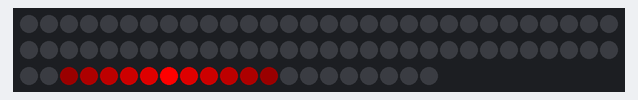
Bench run of a sketch on a simulated Arduino Uno, built with avr-gcc and run on an emulated ATmega328P. Shown: 81 RGB LEDs in strip order, left to right, continuing on the next row.

Above: at 0.46 s.
At 1.07 s:
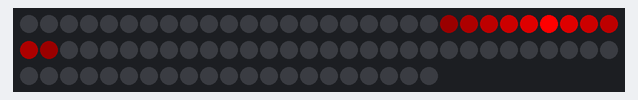
At 10.21 s:
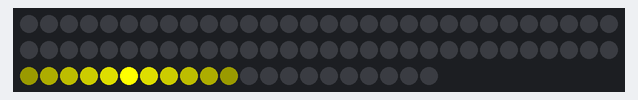
At 18.86 s:
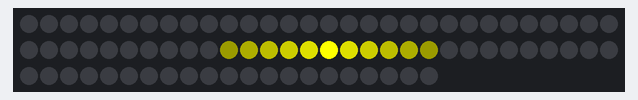
At 29.12 s:
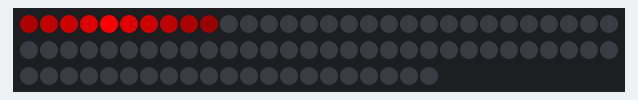
At 38.63 s:
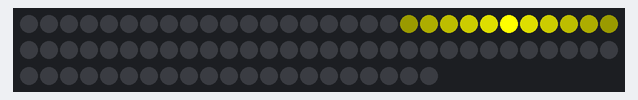

The sketch:

IM_no_input_production.ino
```cpp
#include <Adafruit_NeoPixel.h>
#include <math.h>

#define N_LEDS 81
#define PIN     0

Adafruit_NeoPixel strip = Adafruit_NeoPixel(N_LEDS, PIN, NEO_GRB + NEO_KHZ800);

void setup() {
  // initialize the pushbutton pin as an input:
  strip.begin();
  strip.show(); // Initialize all pixels to 'off'
//  Serial.begin(9600);
}

int span = 6;
int pos = strip.numPixels()+span, dir = -1; // Position, direction of "eye"
int speed_var = 10, speed_dir = 1;
int r = 1;
int g = 0;
int b = 0;
long count=0;

void loop() {
  chase();
//  rainbowCycle(speed_var);
}

void chase() {
  colorBand (r,g,b,span, pos);
  delay(speed_var);
  // Rather than being sneaky and erasing just the tail pixel,
  // it's easier to erase it all and draw a new one next time.
  for(int j=-span; j<= span; j++) strip.setPixelColor(pos+j, 0,0,0);
  // Bounce off ends of strip
  pos += dir;
  if(pos < 0-span ) {
    pos = strip.numPixels()+span;
    if (r==1 && g == 0) {
     r=1;
     g=1;
     b=0;
//     speed_var = speed_var+speed_dir;
//     if (speed_var < 2) {speed_dir = -speed_dir;}
//     if (speed_var > 100) {speed_dir = -speed_dir;}
    }
    else {
      r=1;
      g=0;
      b=0;
    }
  }
}

void colorBand(uint8_t r, uint8_t g, uint8_t b, uint8_t x, int pos) {
  double s = 100/x;

  for(double i=0; i<x; i++) {
    double V = (s*i/100);
    V = sqrt(V);
    V = 255-V*255;
    int r1 = r*V;
    int g1 = g*V;
    int b1 = b*V;
    if (r1 <=0 ) {r1=0;}
    if (g1 <=0 ) {g1=0;}
    if (b1 <=0 ) {b1=0;}
    if (pos+i > -1) {strip.setPixelColor(pos+i, r1, g1, b1);}
    if (pos-i > -1) {strip.setPixelColor(pos-i, r1, g1, b1);}
  }
  strip.show();
}


// Fill the dots one after the other with a color
void colorWipe(uint32_t c, uint8_t wait) {
  for(uint16_t i=0; i<strip.numPixels(); i++) {
      strip.setPixelColor(i, c);
      strip.show();
      delay(wait);
  }
}
```
